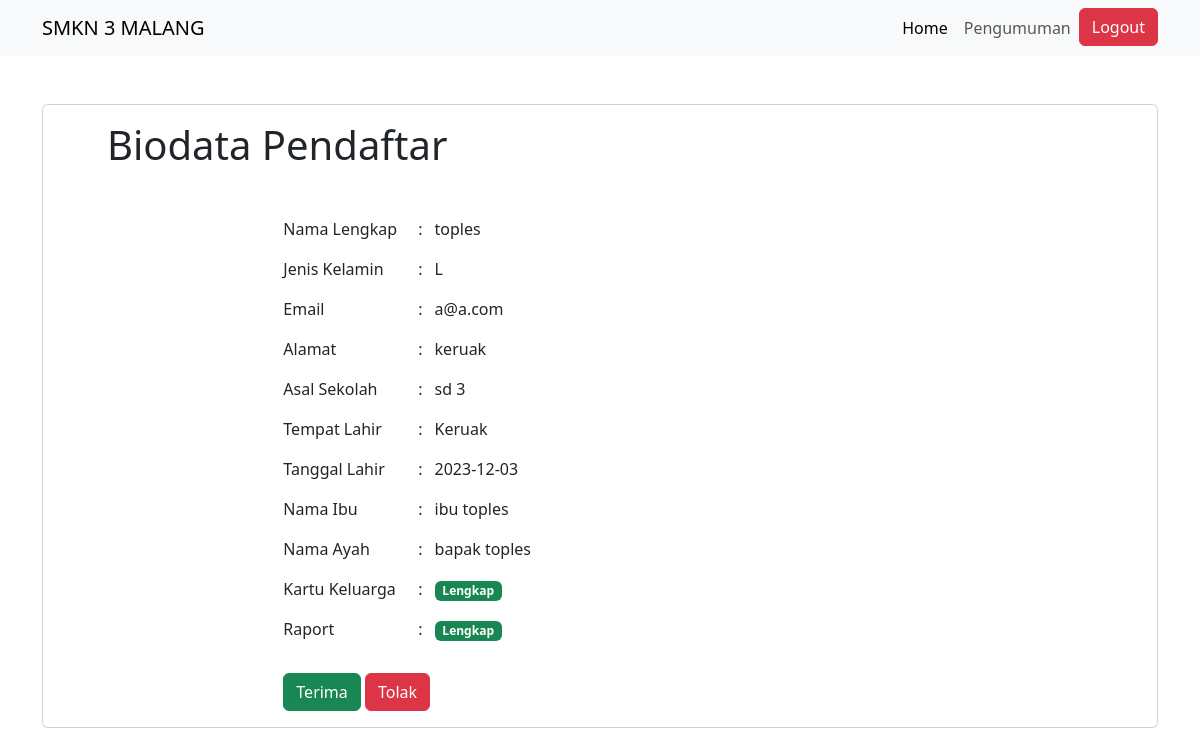
/admin/detail.php?id=2 (signed in), run on the app's committed database.
### tables this page shows
CREATE TABLE `siswa` (
  `id` int(11) NOT NULL,
  `email` varchar(255) NOT NULL,
  `password` varchar(255) NOT NULL,
  `nama_lengkap` varchar(255) NOT NULL,
  `jk` varchar(255) NOT NULL,
  `alamat` text DEFAULT NULL,
  `asal_sekolah` varchar(255) DEFAULT NULL,
  `tempat_lahir` varchar(255) NOT NULL,
  `tanggal_lahir` date DEFAULT NULL,
  `nama_ibu` varchar(254) NOT NULL,
  `nama_ayah` varchar(255) NOT NULL,
  `kk_filename` varchar(255) DEFAULT NULL,
  `foto_filename` varchar(255) DEFAULT NULL,
  `raport_filename` varchar(255) DEFAULT NULL
);

### admin/detail.php (the view, shortened to what this page needs)
<?php
include('../setting.php');
$user_id = $_GET['id'];
$sql = "SELECT * FROM siswa WHERE id = $user_id";
$result = $conn->query($sql);
if ($result->num_rows > 0) {
    $row = $result->fetch_assoc();
    $email = $row['email'];
    $nama_lengkap = $row['nama_lengkap'];
    $jk = $row['jk'];
    $alamat = $row['alamat'];
    $asal_sekolah = $row['asal_sekolah'];
    $tempat_lahir = $row['tempat_lahir'];
    $tanggal_lahir = $row['tanggal_lahir'];
    $nama_ibu = $row['nama_ibu'];
    $nama_ayah = $row['nama_ayah'];
    $kk_filename = $row['kk_filename'];
    $raport_filename = $row['raport_filename'];
} else {
    echo "User not found!";
    exit();
}
?>
<!DOCTYPE html>
<html lang="en">
<head>
    <link href="https://cdn.jsdelivr.net/npm/bootstrap@5.3.2/dist/css/bootstrap.min.css" rel="stylesheet"
>
</head>
<body>
    <nav class="navbar navbar-expand-lg bg-body-tertiary">
        <div class="container">
            <a class="navbar-brand" href="#">SMKN 3 MALANG</a>
            <div class="collapse navbar-collapse" id="navbarNavDropdown">
                <ul class="navbar-nav ms-auto">
                    <li class="nav-item">
                        <a class="nav-link active" aria-current="page" href="index.php">Home</a>
                    </li>
                    <li class="nav-item">
                        <a class="nav-link" href="setting.php">Pengumuman</a>
                    </li>
                    <li>
                        <a class="btn btn-danger" href="logout.php">Logout</a>
                    </li>
                </ul>
            </div>
        </div>
    </nav>
    <div class="container mt-5">
        <div class="card mb-5">
            <div class="card-body ms-5">
                <h1 class="text-left mb-5">Biodata Pendaftar</h1>
                <div class="row">
                    <div class="col-md-2">
                    </div>
                    <div class="col">
                        <div class="row">
                            <div class="col-2">
                                <label for="nama_lengkap">Nama Lengkap </label>
                            </div>:
                            <div class="col">
                                <p><?php echo $nama_lengkap; ?></p>
                            </div>
                        </div>
                        <div class="row">
                            <div class="col-2">
                                <label for="jk">Jenis Kelamin </label>
                            </div>:
                            <div class="col">
                                <p><?php echo $jk; ?></p>
                            </div>
                        </div>
                        <div class="row">
                            <div class="col-2">
                                <label for="email">Email </label>
                            </div>:
                            <div class="col">
                                <p><?php echo $email; ?></p>
                            </div>
                        </div>
                        <div class="row">
                            <div class="col-2">
                                <label for="alamat">Alamat </label>
                            </div>:
                            <div class="col">
                                <p><?php echo $alamat; ?></p>
                            </div>
                        </div>
                        <div class="row">
                            <div class="col-2">
                                <label for="asal_sekolah">Asal Sekolah </label>
                            </div>:
                            <div class="col">
                                <p><?php echo $asal_sekolah; ?></p>
                            </div>
                        </div>
                        <div class="row">
                            <div class="col-2">
                                <label for="tempat_lahir">Tempat Lahir </label>
                            </div>:
                            <div class="col">
                                <p><?php echo $tempat_lahir; ?></p>
                            </div>
                        </div>
                        <div class="row">
                            <div class="col-2">
                                <label for="tanggal_lahir">Tanggal Lahir </label>
                            </div>:
                            <div class="col">
                                <p><?php echo $tanggal_lahir; ?></p>
                            </div>
                        </div>
                        <div class="row">
                            <div class="col-2">
                                <label for="nama_ibu">Nama Ibu </label>
                            </div>:
                            <div class="col">
                                <p><?php echo $nama_ibu; ?></p>
                            </div>
                        </div>
                        <div class="row">
                            <div class="col-2">
                                <label for="nama_ayah">Nama Ayah </label>
                            </div>:
                            <div class="col">
                                <p><?php echo $nama_ayah; ?></p>
                            </div>
                        </div>
                        <div class="row">
                            <div class="col-2">
                                <label for="kk">Kartu Keluarga </label>
                            </div>:
                            <div class="col">
                                <?php
                                if ($kk_filename === '' || $kk_filename === NULL) {
                                    echo '<p class="badge bg-danger">Belum Lengkap</p>';
                                } else {
                                    echo '<a href="../uploads/'.$kk_filename.'"><p class="badge bg-success">Lengkap</p></a>';
                                }
                                ?>
                            </div>
                        </div>
                        <div class="row">
                            <div class="col-2">
                                <label for="raport">Raport </label>
                            </div>:
                            <div class="col">
                                <?php
                                if ($raport_filename === '' || $raport_filename === NULL) {
                                    echo '<p class="badge bg-danger">Belum Lengkap</p>';
                                } else {
                                    echo '<a href="../uploads/'.$raport_filename.'"><p class="badge bg-success">Lengkap</p></a>';
                                }
                                ?>
                            </div>
                        </div>
                        <div class="row mt-3">
                            <div class="col">
                                <form action="" method="post">
                                    <input type="submit" name="terima" class="btn btn-success" value="Terima">
                                    <input type="submit" name="tolak" class="btn btn-danger" value="Tolak">
                                </form>
                            </div>
                        </div>
                    </div>
                </div>
            </div>
        </div>
    </div>
</body>
</html>

### data on the page
siswa: nama_lengkap "toples", jk "L", email "a@a.com", alamat "keruak", asal_sekolah "sd 3", tempat_lahir "Keruak", tanggal_lahir "2023-12-03", nama_ibu "ibu toples", nama_ayah "bapak toples"
